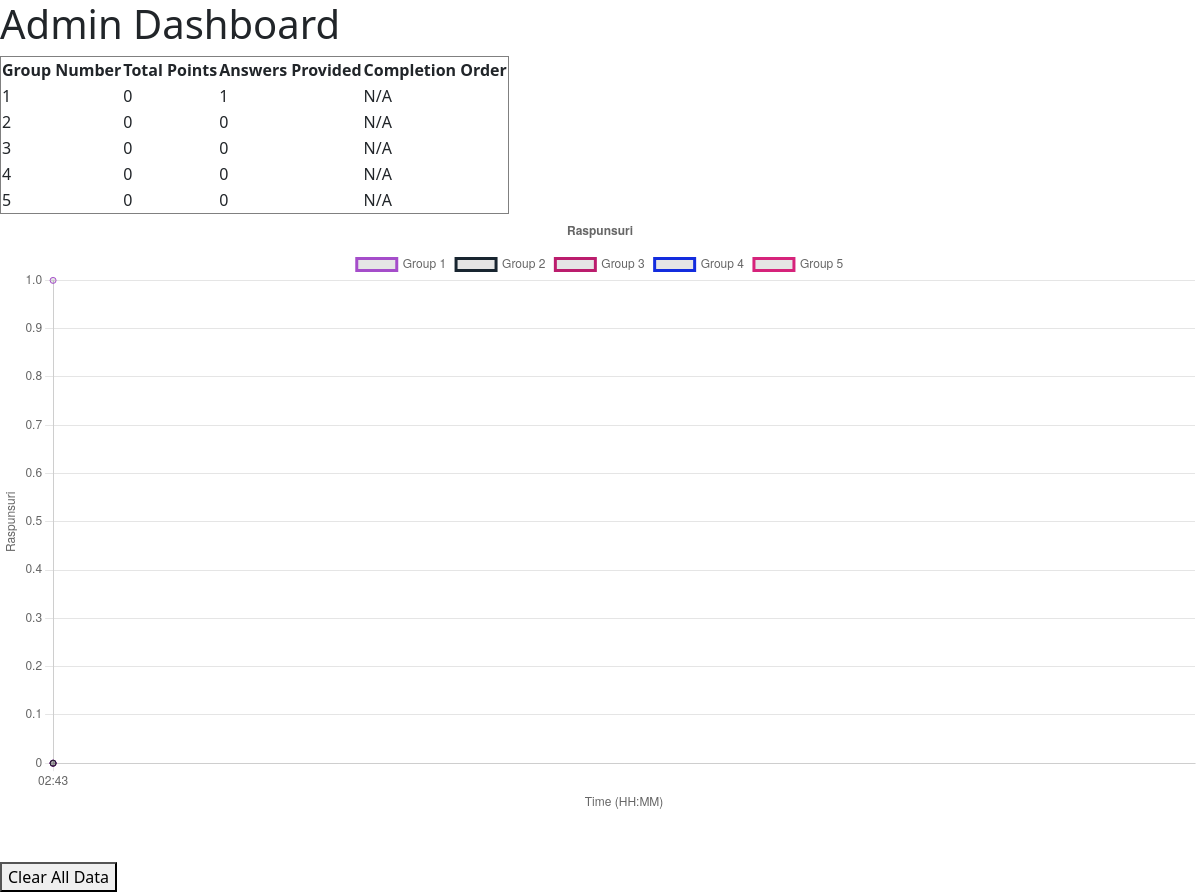
The page /dashboard/ (signed in) on the database its author committed.
### hunt_app/models.py (models this page shows, shortened)
class Group(models.Model):
    group_number = models.IntegerField(primary_key=True)
    group_name = models.TextField(null=True)
    licu = models.BooleanField(default=False)
    total_points = models.IntegerField(default=0)
    answers_provided = models.IntegerField(default=0)
    completion_order = models.IntegerField(null=True, blank=True)

### hunt_app/views.py (the view)
# urls.py: path('dashboard/', views.admin_dashboard, name='admin_dashboard'),
@staff_member_required
def admin_dashboard(request):
    bucharest_tz = pytz.timezone('Europe/Bucharest')
    groups = Group.objects.order_by('-total_points')
    all_answers = Answer.objects.order_by('timestamp')
    if all_answers.exists():
        event_start_time = all_answers.first().timestamp.astimezone(bucharest_tz).replace(second=0, microsecond=0)
        event_end_time = all_answers.last().timestamp.astimezone(bucharest_tz).replace(second=0, microsecond=0)
    else:
        event_start_time = timezone.now().astimezone(bucharest_tz).replace(second=0, microsecond=0)
        event_end_time = event_start_time
    time_labels = []
    current_time = event_start_time
    while current_time <= event_end_time:
        time_labels.append(current_time.strftime('%H:%M'))
        current_time += timedelta(minutes=1)
    group_data = {}
    for group in groups:
        cumulative_answers = []
        total_answers  = 0
        answers = Answer.objects.filter(group=group).order_by('timestamp')
        answer_index = 0
        num_answers = answers.count()
        for time_label in time_labels:
            time_point = datetime.strptime(time_label, '%H:%M').replace(
                year=event_start_time.year,
                month=event_start_time.month,
                day=event_start_time.day,
                tzinfo=event_start_time.tzinfo  # Ensure timezone awareness
            )
            while (answer_index < num_answers and
                   answers[answer_index].timestamp.astimezone(bucharest_tz).replace(second=0, microsecond=0) <= time_point):
                total_answers += 1
                answer_index += 1
            cumulative_answers.append(total_answers)
        group_data[group.group_number] = cumulative_answers
    chart_data = {
        'labels': time_labels,
        'datasets': []
    }
    import random
    def get_random_color():
        return f'rgba({random.randint(0,255)}, {random.randint(0,255)}, {random.randint(0,255)}, 1)'
    for group_number, answers in group_data.items():
        dataset = {
            'label': f'Group {group_number}',
            'data': answers,
            'fill': False,
            'borderColor': get_random_color(),
            'tension': 0.1
        }
        chart_data['datasets'].append(dataset)
    context = {
        'groups': groups,
        'chart_data': json.dumps(chart_data),
    }
    return render(request, 'hunt_app/admin_dashboard.html', context)

### hunt_app/templates/hunt_app/admin_dashboard.html (shortened to what this page needs)
<!DOCTYPE html>
<html>
<head>
<link
  rel="stylesheet"
  href="https://cdn.jsdelivr.net/npm/bootstrap@5.3.0/dist/css/bootstrap.min.css"
/>
</head>
<body>
    <h1>Admin Dashboard</h1>
    <table border="1">
        <tr>
            <th>Group Number</th>
            <th>Total Points</th>
            <th>Answers Provided</th>
            <th>Completion Order</th>
        </tr>
        {% for group in groups %}
        <tr>
            <td>{{ group.group_number }}</td>
            <td>{{ group.total_points }}</td>
            <td>{{ group.answers_provided }}</td>
            <td>{{ group.completion_order|default:"N/A" }}</td>
        </tr>
        {% endfor %}
    </table>
    <div class="mb-5">
        <canvas id="answersChart"></canvas>
    </div>
    <form action="{% url 'clear_data' %}" method="post">
        <button type="submit">Clear All Data</button>
    </form>
</body>
{% block extra_scripts %}
<script>
    var chartData = {{ chart_data|safe }};
    var ctx = document.getElementById('answersChart').getContext('2d');
    var pointsChart = new Chart(ctx, {
        type: 'line',
        data: chartData,
        options: {
            responsive: true,
            interaction: {
                mode: 'index',
                intersect: false,
            },
            stacked: false,
            plugins: {
                title: {
                    display: true,
                    text: 'Raspunsuri'
                },
                tooltip: {
                    mode: 'index',
                    intersect: false,
                },
            },
            scales: {
                x: {
                    title: {
                        display: true,
                        text: 'Time (HH:MM)'
                    }
                },
                y: {
                    title: {
                        display: true,
                        text: 'Raspunsuri'
                    },
                    beginAtZero: true
                }
            }
        }
    });
</script>
{% endblock %}
</html>

### rows shown on the page
Group: group_number "1", total_points "0", answers_provided "1", completion_order "N/A"
Group: group_number "2", total_points "0", answers_provided "0", completion_order "N/A"
Group: group_number "3", total_points "0", answers_provided "0", completion_order "N/A"
Group: group_number "4", total_points "0", answers_provided "0", completion_order "N/A"
Group: group_number "5", total_points "0", answers_provided "0", completion_order "N/A"
